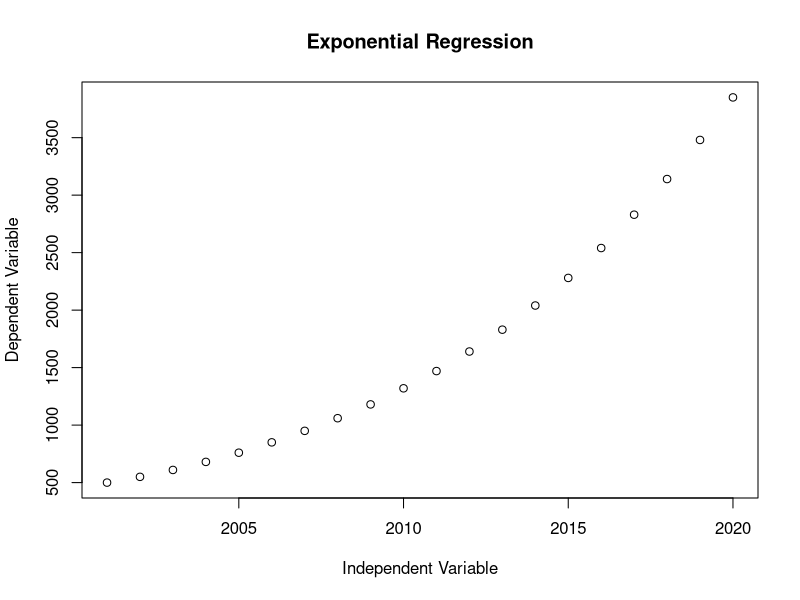
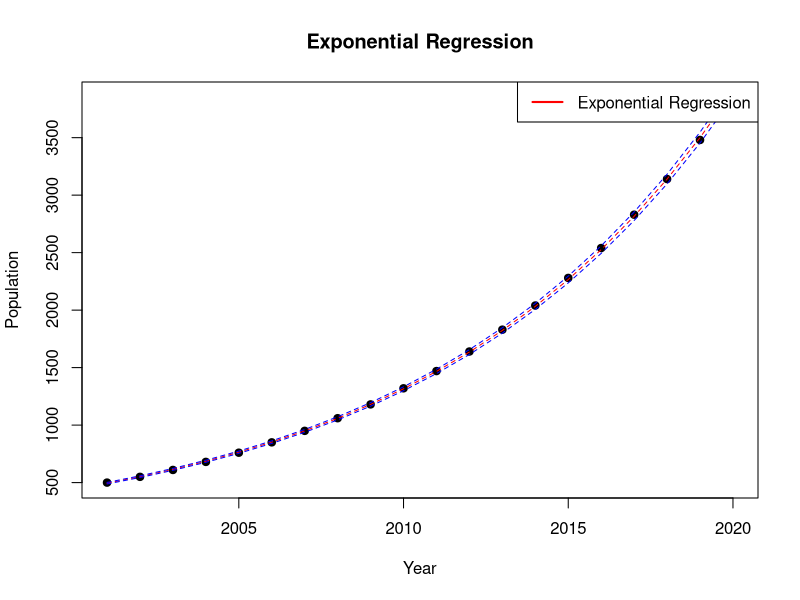

Source code (R) for these figures, in order:
## ---- chunk 1
Year <- c(2001, 2002, 2003, 2004, 2005, 2006, 2007, 2008, 2009, 2010, 2011, 
          2012, 2013, 2014, 2015, 2016, 2017, 2018, 2019, 2020)
Population <- c(500, 550, 610, 680, 760, 850, 950, 1060, 1180, 1320, 1470, 
                1640, 1830, 2040, 2280, 2540, 2830, 3140, 3480, 3850)

df <- data.frame(Year, Population)
## ---- chunk 2
# Take a sneak peek at your data
head(df)
summary(df)
## ---- chunk 3
# Create a scatter plot
plot(
  Year, 
  Population, 
  main = "Exponential Regression", 
  xlab = "Independent Variable", 
  ylab = "Dependent Variable"
)
## ---- chunk 4
# Fit exponential regression model
model <- lm(log(Population) ~ Year, data = df)
summary(model)
## ---- chunk 5
# Make predictions
prediction_interval <- exp(predict(
  model, 
  newdata = df,
  interval="prediction",
  level = 0.95
  ))
## ---- chunk 6
# Plot the original data and the regression line
plot(df$Year, df$Population, main="Exponential Regression", xlab="Year", 
     ylab="Population", pch=19)
lines(df$Year, prediction_interval[,1], col="red", lty=2)
lines(df$Year, prediction_interval[,2], col="blue", lty=2)
lines(df$Year, prediction_interval[,3], col="blue", lty=2)
legend("topright", legend="Exponential Regression", col="red", lwd=2)
